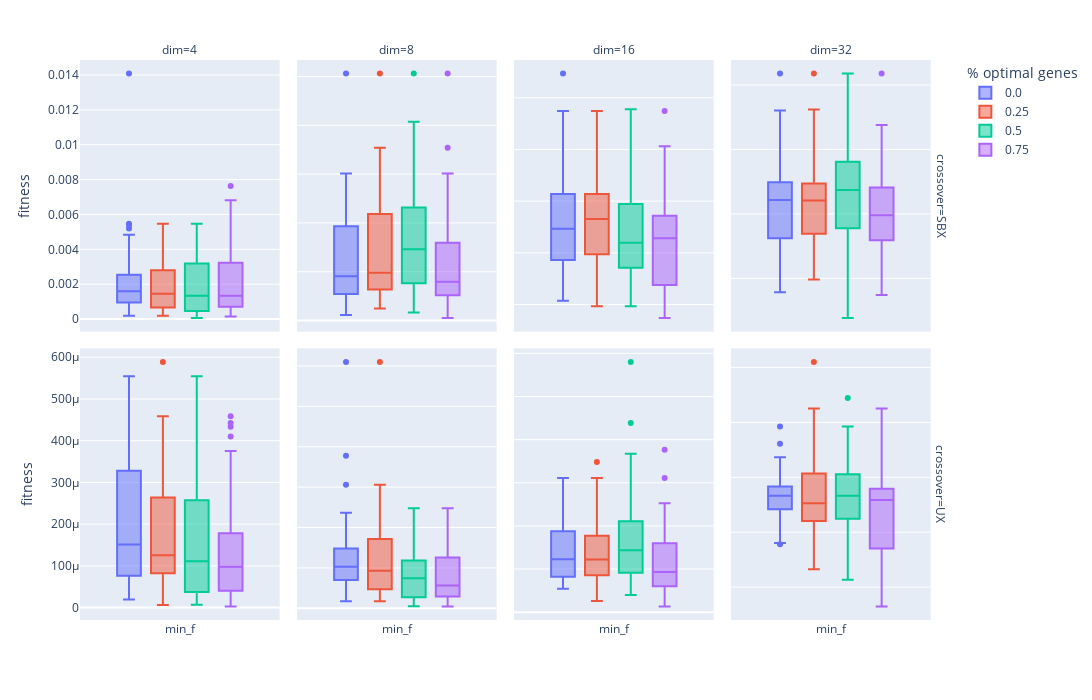

This figure's notebook cell:
### Code cell
#Performance values for the median seed fitness individuum only

import pandas as pd
import plotly.express as px

gen = 50

performance_df = pd.read_csv("../data/sphere_function_data_out/performance.csv")
only_last_gen_performance = performance_df[performance_df.generation == gen]

#filter runs with optimal and worst point:
#only_last_gen_performance = only_last_gen_performance[only_last_gen_performance.seed_quality != "udopia"]
#only_last_gen_performance = only_last_gen_performance[only_last_gen_performance.seed_quality != "dystopia"]
only_last_gen_performance = only_last_gen_performance[only_last_gen_performance.seed_quality == "median"]
only_last_gen_performance = only_last_gen_performance[['min_f', 'percentage_of_optimal_genes', 'dim', 'crossover']]


#CI of Fitness = 1
fig = px.box(
    only_last_gen_performance,
    color="percentage_of_optimal_genes",
    facet_col="dim",
    facet_row="crossover",
    labels={
            "value": "fitness",
            "variable": "",
            "percentage_of_optimal_genes": "% optimal genes",
            "traceID_1" : "seed ind"
        },
    height=700, width=1400)
fig.update_yaxes(matches=None)#don't share the y axis

fig.write_image("../figures/genome_quality_distribution_performance.pdf")
fig.show()

### Figure 1 — Plotly figure (JSON) as saved in the notebook; plotly's stock layout.template omitted (floating-point values rounded to 4 significant figures)
{"data": [{"alignmentgroup": "True", "hovertemplate": "% optimal genes=0.0<br>crossover=SBX<br>dim=4<br>=%{x}<br>fitness=%{y}<extra></extra>", "legendgroup": "0.0", "marker": {"color": "#636efa"}, "name": "0.0", "notched": false, "offsetgroup": "0.0", "orientation": "v", "showlegend": true, "type": "box", "x": ["min_f", "min_f", "min_f", "min_f", "min_f", "min_f", "min_f", "min_f", "min_f", "min_f", "min_f", "min_f", "min_f", "min_f", "min_f", "min_f", "min_f", "min_f", "min_f", "min_f", "min_f", "min_f", "min_f", "min_f", "min_f", "min_f", "min_f", "min_f", "min_f", "min_f", "min_f"], "x0": " ", "xaxis": "x5", "y": [0.001384, 0.0008812, 0.001665, 0.001334, 0.0004277, 0.001448, 0.002636, 0.003745, 0.0001965, 0.001445, 0.001689, 0.01408, 0.001603, 0.0002542, 0.00519, 0.001294, 0.0006855, 0.00182, 0.0002335, 0.002083, 0.004842, 0.0054, 0.001148, 0.005474, 0.004446, 0.001938, 0.00226, 0.002188, 0.00153, 0.0007743, 0.0004628], "y0": " ", "yaxis": "y5"}, {"alignmentgroup": "True", "hovertemplate": "% optimal genes=0.0<br>crossover=SBX<br>dim=8<br>=%{x}<br>fitness=%{y}<extra></extra>", "legendgroup": "0.0", "marker": {"color": "#636efa"}, "name": "0.0", "notched": false, "offsetgroup": "0.0", "orientation": "v", "showlegend": false, "type": "box", "x": ["min_f", "min_f", "min_f", "min_f", "min_f", "min_f", "min_f", "min_f", "min_f", "min_f", "min_f", "min_f", "min_f", "min_f", "min_f", "min_f", "min_f", "min_f", "min_f", "min_f", "min_f", "min_f", "min_f", "min_f", "min_f", "min_f", "min_f", "min_f", "min_f", "min_f", "min_f"], "x0": " ", "xaxis": "x6", "y": [0.02441, 0.09601, 0.2284, 0.08671, 0.1321, 0.2232, 0.01119, 0.181, 0.1757, 0.01639, 0.02473, 0.05292, 0.09356, 0.1634, 0.07387, 0.06255, 0.1379, 0.05855, 0.1975, 0.2499, 0.03592, 0.09075, 0.05096, 0.0808, 0.301, 0.223, 0.04818, 0.06005, 0.06804, 0.2703, 0.5061], "y0": " ", "yaxis": "y6"}, {"alignmentgroup": "True", "hovertemplate": "% optimal genes=0.0<br>crossover=SBX<br>dim=16<br>=%{x}<br>fitness=%{y}<extra></extra>", "legendgroup": "0.0", "marker": {"color": "#636efa"}, "name": "0.0", "notched": false, "offsetgroup": "0.0", "orientation": "v", "showlegend": false, "type": "box", "x": ["min_f", "min_f", "min_f", "min_f", "min_f", "min_f", "min_f", "min_f", "min_f", "min_f", "min_f", "min_f", "min_f", "min_f", "min_f", "min_f", "min_f", "min_f", "min_f", "min_f", "min_f", "min_f", "min_f", "min_f", "min_f", "min_f", "min_f", "min_f", "min_f", "min_f", "min_f"], "x0": " ", "xaxis": "x7", "y": [1.098, 1.179, 1.244, 1.343, 1.478, 0.7669, 0.9324, 0.8595, 1.232, 0.9317, 0.7973, 1.015, 0.6527, 2.734, 1.148, 1.384, 0.8606, 1.641, 1.614, 1.386, 1.048, 2.153, 0.8689, 2.03, 1.539, 1.535, 2.373, 1.775, 1.073, 0.5364, 1.581], "y0": " ", "yaxis": "y7"}, {"alignmentgroup": "True", "hovertemplate": "% optimal genes=0.0<br>crossover=SBX<br>dim=32<br>=%{x}<br>fitness=%{y}<extra></extra>", "legendgroup": "0.0", "marker": {"color": "#636efa"}, "name": "0.0", "notched": false, "offsetgroup": "0.0", "orientation": "v", "showlegend": false, "type": "box", "x": ["min_f", "min_f", "min_f", "min_f", "min_f", "min_f", "min_f", "min_f", "min_f", "min_f", "min_f", "min_f", "min_f", "min_f", "min_f", "min_f", "min_f", "min_f", "min_f", "min_f", "min_f", "min_f", "min_f", "min_f", "min_f", "min_f", "min_f", "min_f", "min_f", "min_f", "min_f"], "x0": " ", "xaxis": "x8", "y": [5.15, 6.432, 4.067, 10.35, 4.085, 7.843, 5.962, 6.71, 6.244, 7.825, 6.746, 6.03, 6.704, 9.205, 6.933, 6.996, 6.421, 6.419, 5.206, 6.047, 3.849, 8.417, 5.196, 5.371, 3.572, 6.502, 7.674, 9.03, 6.843, 5.0, 6.433], "y0": " ", "yaxis": "y8"}, {"alignmentgroup": "True", "hovertemplate": "% optimal genes=0.0<br>crossover=UX<br>dim=4<br>=%{x}<br>fitness=%{y}<extra></extra>", "legendgroup": "0.0", "marker": {"color": "#636efa"}, "name": "0.0", "notched": false, "offsetgroup": "0.0", "orientation": "v", "showlegend": false, "type": "box", "x": ["min_f", "min_f", "min_f", "min_f", "min_f", "min_f", "min_f", "min_f", "min_f", "min_f", "min_f", "min_f", "min_f", "min_f", "min_f", "min_f", "min_f", "min_f", "min_f", "min_f", "min_f", "min_f", "min_f", "min_f", "min_f", "min_f", "min_f", "min_f", "min_f", "min_f", "min_f"], "x0": " ", "xaxis": "x", "y": [1.945e-05, 3.874e-05, 0.0002865, 0.000342, 0.0001007, 7.485e-05, 0.0001513, 8.426e-05, 0.0001254, 0.000512, 3.956e-05, 0.0001827, 0.0005547, 0.0004584, 0.0001111, 0.0001612, 8.172e-05, 2.089e-05, 0.0001795, 0.0002611, 0.0001368, 0.0004949, 0.0003887, 0.0002416, 2.775e-05, 0.0004103, 8.099e-05, 0.0003514, 4.044e-05, 0.0002712, 5.92e-05], "y0": " ", "yaxis": "y"}, {"alignmentgroup": "True", "hovertemplate": "% optimal genes=0.0<br>crossover=UX<br>dim=8<br>=%{x}<br>fitness=%{y}<extra></extra>", "legendgroup": "0.0", "marker": {"color": "#636efa"}, "name": "0.0", "notched": false, "offsetgroup": "0.0", "orientation": "v", "showlegend": false, "type": "box", "x": ["min_f", "min_f", "min_f", "min_f", "min_f", "min_f", "min_f", "min_f", "min_f", "min_f", "min_f", "min_f", "min_f", "min_f", "min_f", "min_f", "min_f", "min_f", "min_f", "min_f", "min_f", "min_f", "min_f", "min_f", "min_f", "min_f", "min_f", "min_f", "min_f", "min_f", "min_f"], "x0": " ", "xaxis": "x2", "y": [0.00636, 0.00533, 0.004351, 0.007168, 0.002331, 0.00759, 0.003812, 0.01888, 0.003633, 0.003719, 0.03049, 0.01075, 0.004967, 0.004659, 0.006636, 0.007508, 0.00722, 0.01184, 0.002863, 0.00153, 0.01531, 0.004053, 0.005951, 0.001399, 0.003417, 0.0008724, 0.007459, 0.003451, 0.005141, 0.002516, 0.006592], "y0": " ", "yaxis": "y2"}, {"alignmentgroup": "True", "hovertemplate": "% optimal genes=0.0<br>crossover=UX<br>dim=16<br>=%{x}<br>fitness=%{y}<extra></extra>", "legendgroup": "0.0", "marker": {"color": "#636efa"}, "name": "0.0", "notched": false, "offsetgroup": "0.0", "orientation": "v", "showlegend": false, "type": "box", "x": ["min_f", "min_f", "min_f", "min_f", "min_f", "min_f", "min_f", "min_f", "min_f", "min_f", "min_f", "min_f", "min_f", "min_f", "min_f", "min_f", "min_f", "min_f", "min_f", "min_f", "min_f", "min_f", "min_f", "min_f", "min_f", "min_f", "min_f", "min_f", "min_f", "min_f", "min_f"], "x0": " ", "xaxis": "x3", "y": [0.3112, 0.1959, 0.1671, 0.07139, 0.19, 0.07932, 0.3017, 0.1066, 0.06344, 0.0541, 0.08248, 0.05499, 0.2114, 0.2537, 0.06363, 0.1319, 0.1791, 0.136, 0.2196, 0.107, 0.08189, 0.1225, 0.1569, 0.09436, 0.0846, 0.08736, 0.1355, 0.1197, 0.07461, 0.1797, 0.2999], "y0": " ", "yaxis": "y3"}, {"alignmentgroup": "True", "hovertemplate": "% optimal genes=0.0<br>crossover=UX<br>dim=32<br>=%{x}<br>fitness=%{y}<extra></extra>", "legendgroup": "0.0", "marker": {"color": "#636efa"}, "name": "0.0", "notched": false, "offsetgroup": "0.0", "orientation": "v", "showlegend": false, "type": "box", "x": ["min_f", "min_f", "min_f", "min_f", "min_f", "min_f", "min_f", "min_f", "min_f", "min_f", "min_f", "min_f", "min_f", "min_f", "min_f", "min_f", "min_f", "min_f", "min_f", "min_f", "min_f", "min_f", "min_f", "min_f", "min_f", "min_f", "min_f", "min_f", "min_f", "min_f", "min_f"], "x0": " ", "xaxis": "x4", "y": [2.59, 2.546, 2.811, 1.783, 2.788, 2.633, 2.46, 3.614, 3.367, 2.177, 3.109, 1.806, 2.704, 3.357, 2.303, 2.819, 2.841, 2.702, 3.317, 3.225, 2.548, 2.798, 1.966, 3.925, 2.403, 2.715, 2.663, 2.634, 1.871, 1.935, 2.536], "y0": " ", "yaxis": "y4"}, {"alignmentgroup": "True", "hovertemplate": "% optimal genes=0.25<br>crossover=SBX<br>dim=4<br>=%{x}<br>fitness=%{y}<extra></extra>", "legendgroup": "0.25", "marker": {"color": "#EF553B"}, "name": "0.25", "notched": false, "offsetgroup": "0.25", "orientation": "v", "showlegend": true, "type": "box", "x": ["min_f", "min_f", "min_f", "min_f", "min_f", "min_f", "min_f", "min_f", "min_f", "min_f", "min_f", "min_f", "min_f", "min_f", "min_f", "min_f", "min_f", "min_f", "min_f", "min_f", "min_f", "min_f", "min_f", "min_f", "min_f", "min_f", "min_f", "min_f", "min_f", "min_f", "min_f"], "x0": " ", "xaxis": "x5", "y": [0.0005866, 0.0007083, 0.001665, 0.001334, 0.0004277, 0.001448, 0.001928, 0.003745, 0.0001965, 0.00197, 0.0006539, 0.0009385, 0.0004267, 0.0002542, 0.00519, 0.001294, 0.0006855, 0.002534, 0.0002335, 0.002011, 0.004842, 0.0054, 0.002894, 0.005474, 0.004446, 0.001938, 0.0006183, 0.000752, 0.00153, 0.0007743, 0.003947], "y0": " ", "yaxis": "y5"}, {"alignmentgroup": "True", "hovertemplate": "% optimal genes=0.25<br>crossover=SBX<br>dim=8<br>=%{x}<br>fitness=%{y}<extra></extra>", "legendgroup": "0.25", "marker": {"color": "#EF553B"}, "name": "0.25", "notched": false, "offsetgroup": "0.25", "orientation": "v", "showlegend": false, "type": "box", "x": ["min_f", "min_f", "min_f", "min_f", "min_f", "min_f", "min_f", "min_f", "min_f", "min_f", "min_f", "min_f", "min_f", "min_f", "min_f", "min_f", "min_f", "min_f", "min_f", "min_f", "min_f", "min_f", "min_f", "min_f", "min_f", "min_f", "min_f", "min_f", "min_f", "min_f", "min_f"], "x0": " ", "xaxis": "x6", "y": [0.02441, 0.1299, 0.2284, 0.08671, 0.06911, 0.2232, 0.03881, 0.141, 0.1027, 0.09474, 0.2037, 0.05292, 0.06331, 0.1634, 0.09298, 0.06255, 0.1084, 0.05855, 0.1106, 0.2499, 0.354, 0.09075, 0.09759, 0.3062, 0.301, 0.223, 0.06323, 0.06005, 0.02546, 0.07066, 0.5061], "y0": " ", "yaxis": "y6"}, {"alignmentgroup": "True", "hovertemplate": "% optimal genes=0.25<br>crossover=SBX<br>dim=16<br>=%{x}<br>fitness=%{y}<extra></extra>", "legendgroup": "0.25", "marker": {"color": "#EF553B"}, "name": "0.25", "notched": false, "offsetgroup": "0.25", "orientation": "v", "showlegend": false, "type": "box", "x": ["min_f", "min_f", "min_f", "min_f", "min_f", "min_f", "min_f", "min_f", "min_f", "min_f", "min_f", "min_f", "min_f", "min_f", "min_f", "min_f", "min_f", "min_f", "min_f", "min_f", "min_f", "min_f", "min_f", "min_f", "min_f", "min_f", "min_f", "min_f", "min_f", "min_f", "min_f"], "x0": " ", "xaxis": "x7", "y": [1.098, 1.158, 1.244, 0.4837, 1.965, 0.7669, 1.472, 0.9507, 1.232, 1.13, 1.22, 1.38, 0.6527, 1.652, 1.715, 0.6141, 1.286, 1.614, 1.965, 1.532, 0.8664, 1.415, 0.5553, 2.03, 1.539, 1.535, 2.373, 1.507, 1.326, 0.943, 1.581], "y0": " ", "yaxis": "y7"}, {"alignmentgroup": "True", "hovertemplate": "% optimal genes=0.25<br>crossover=SBX<br>dim=32<br>=%{x}<br>fitness=%{y}<extra></extra>", "legendgroup": "0.25", "marker": {"color": "#EF553B"}, "name": "0.25", "notched": false, "offsetgroup": "0.25", "orientation": "v", "showlegend": false, "type": "box", "x": ["min_f", "min_f", "min_f", "min_f", "min_f", "min_f", "min_f", "min_f", "min_f", "min_f", "min_f", "min_f", "min_f", "min_f", "min_f", "min_f", "min_f", "min_f", "min_f", "min_f", "min_f", "min_f", "min_f", "min_f", "min_f", "min_f", "min_f", "min_f", "min_f", "min_f", "min_f"], "x0": " ", "xaxis": "x8", "y": [5.15, 4.33, 6.79, 10.35, 6.264, 5.6, 5.962, 4.922, 7.725, 5.311, 6.746, 7.144, 4.245, 7.457, 6.705, 5.743, 4.321, 6.419, 5.783, 6.047, 5.974, 8.417, 5.196, 6.575, 3.964, 6.596, 6.982, 9.03, 6.843, 6.717, 9.237], "y0": " ", "yaxis": "y8"}, {"alignmentgroup": "True", "hovertemplate": "% optimal genes=0.25<br>crossover=UX<br>dim=4<br>=%{x}<br>fitness=%{y}<extra></extra>", "legendgroup": "0.25", "marker": {"color": "#EF553B"}, "name": "0.25", "notched": false, "offsetgroup": "0.25", "orientation": "v", "showlegend": false, "type": "box", "x": ["min_f", "min_f", "min_f", "min_f", "min_f", "min_f", "min_f", "min_f", "min_f", "min_f", "min_f", "min_f", "min_f", "min_f", "min_f", "min_f", "min_f", "min_f", "min_f", "min_f", "min_f", "min_f", "min_f", "min_f", "min_f", "min_f", "min_f", "min_f", "min_f", "min_f", "min_f"], "x0": " ", "xaxis": "x", "y": [0.0003098, 9.197e-05, 0.0002865, 8.611e-05, 0.0001007, 7.485e-05, 0.000294, 8.426e-05, 0.0001254, 8.525e-05, 0.0003717, 0.0005887, 2.289e-05, 0.0004584, 0.0001111, 0.0001612, 8.172e-05, 6.384e-06, 0.0001795, 0.0002307, 0.0001368, 4.97e-05, 0.0002011, 6.778e-05, 2.775e-05, 0.0004103, 0.0002407, 8.003e-05, 0.0001084, 0.0002712, 0.0001446], "y0": " ", "yaxis": "y"}, {"alignmentgroup": "True", "hovertemplate": "% optimal genes=0.25<br>crossover=UX<br>dim=8<br>=%{x}<br>fitness=%{y}<extra></extra>", "legendgroup": "0.25", "marker": {"color": "#EF553B"}, "name": "0.25", "notched": false, "offsetgroup": "0.25", "orientation": "v", "showlegend": false, "type": "box", "x": ["min_f", "min_f", "min_f", "min_f", "min_f", "min_f", "min_f", "min_f", "min_f", "min_f", "min_f", "min_f", "min_f", "min_f", "min_f", "min_f", "min_f", "min_f", "min_f", "min_f", "min_f", "min_f", "min_f", "min_f", "min_f", "min_f", "min_f", "min_f", "min_f", "min_f", "min_f"], "x0": " ", "xaxis": "x2", "y": [0.007033, 0.003345, 0.004351, 0.007168, 0.00901, 0.002846, 0.00145, 0.008182, 0.001548, 0.009385, 0.03049, 0.01075, 0.004548, 0.004659, 0.01006, 0.007508, 0.00722, 0.01184, 0.006927, 0.008733, 0.01531, 0.001342, 0.0009495, 0.002301, 0.003417, 0.0008724, 0.0008844, 0.003451, 0.002582, 0.001455, 0.006592], "y0": " ", "yaxis": "y2"}, {"alignmentgroup": "True", "hovertemplate": "% optimal genes=0.25<br>crossover=UX<br>dim=16<br>=%{x}<br>fitness=%{y}<extra></extra>", "legendgroup": "0.25", "marker": {"color": "#EF553B"}, "name": "0.25", "notched": false, "offsetgroup": "0.25", "orientation": "v", "showlegend": false, "type": "box", "x": ["min_f", "min_f", "min_f", "min_f", "min_f", "min_f", "min_f", "min_f", "min_f", "min_f", "min_f", "min_f", "min_f", "min_f", "min_f", "min_f", "min_f", "min_f", "min_f", "min_f", "min_f", "min_f", "min_f", "min_f", "min_f", "min_f", "min_f", "min_f", "min_f", "min_f", "min_f"], "x0": " ", "xaxis": "x3", "y": [0.3112, 0.1218, 0.1671, 0.07657, 0.1374, 0.07932, 0.1126, 0.1699, 0.06344, 0.07307, 0.02563, 0.1127, 0.2114, 0.2537, 0.348, 0.06136, 0.123, 0.1534, 0.1293, 0.107, 0.1142, 0.06404, 0.09629, 0.09436, 0.0846, 0.08736, 0.1355, 0.2961, 0.2848, 0.1797, 0.2999], "y0": " ", "yaxis": "y3"}, {"alignmentgroup": "True", "hovertemplate": "% optimal genes=0.25<br>crossover=UX<br>dim=32<br>=%{x}<br>fitness=%{y}<extra></extra>", "legendgroup": "0.25", "marker": {"color": "#EF553B"}, "name": "0.25", "notched": false, "offsetgroup": "0.25", "orientation": "v", "showlegend": false, "type": "box", "x": ["min_f", "min_f", "min_f", "min_f", "min_f", "min_f", "min_f", "min_f", "min_f", "min_f", "min_f", "min_f", "min_f", "min_f", "min_f", "min_f", "min_f", "min_f", "min_f", "min_f", "min_f", "min_f", "min_f", "min_f", "min_f", "min_f", "min_f", "min_f", "min_f", "min_f", "min_f"], "x0": " ", "xaxis": "x4", "y": [2.59, 2.285, 2.195, 2.661, 2.191, 3.961, 2.46, 1.328, 2.96, 5.102, 3.109, 1.503, 2.529, 4.256, 2.231, 1.816, 1.49, 2.702, 3.317, 3.225, 2.548, 2.798, 1.966, 3.927, 2.342, 2.464, 2.44, 2.634, 1.871, 4.041, 2.417], "y0": " ", "yaxis": "y4"}, {"alignmentgroup": "True", "hovertemplate": "% optimal genes=0.5<br>crossover=SBX<br>dim=4<br>=%{x}<br>fitness=%{y}<extra></extra>", "legendgroup": "0.5", "marker": {"color": "#00cc96"}, "name": "0.5", "notched": false, "offsetgroup": "0.5", "orientation": "v", "showlegend": true, "type": "box", "x": ["min_f", "min_f", "min_f", "min_f", "min_f", "min_f", "min_f", "min_f", "min_f", "min_f", "min_f", "min_f", "min_f", "min_f", "min_f", "min_f", "min_f", "min_f", "min_f", "min_f", "min_f", "min_f", "min_f", "min_f", "min_f", "min_f", "min_f", "min_f", "min_f", "min_f", "min_f"], "x0": " ", "xaxis": "x5", "y": [6.073e-05, 0.0008812, 0.001665, 0.001334, 0.0004277, 0.001448, 0.0002033, 0.003745, 0.0001965, 0.001681, 0.001689, 0.0007862, 0.004039, 0.0002542, 0.00519, 0.001294, 0.0006855, 0.003294, 0.0002335, 0.0005743, 0.004842, 0.0054, 0.002894, 0.005474, 0.004446, 0.001938, 0.002461, 0.000752, 7.98e-05, 0.0007743, 0.0001353], "y0": " ", "yaxis": "y5"}, {"alignmentgroup": "True", "hovertemplate": "% optimal genes=0.5<br>crossover=SBX<br>dim=8<br>=%{x}<br>fitness=%{y}<extra></extra>", "legendgroup": "0.5", "marker": {"color": "#00cc96"}, "name": "0.5", "notched": false, "offsetgroup": "0.5", "orientation": "v", "showlegend": false, "type": "box", "x": ["min_f", "min_f", "min_f", "min_f", "min_f", "min_f", "min_f", "min_f", "min_f", "min_f", "min_f", "min_f", "min_f", "min_f", "min_f", "min_f", "min_f", "min_f", "min_f", "min_f", "min_f", "min_f", "min_f", "min_f", "min_f", "min_f", "min_f", "min_f", "min_f", "min_f", "min_f"], "x0": " ", "xaxis": "x6", "y": [0.02441, 0.09601, 0.2284, 0.08671, 0.1463, 0.247, 0.2322, 0.2832, 0.229, 0.01639, 0.2215, 0.05292, 0.1557, 0.1634, 0.4072, 0.1533, 0.1379, 0.05855, 0.1204, 0.2499, 0.2934, 0.1318, 0.07559, 0.02623, 0.301, 0.223, 0.03074, 0.06005, 0.07764, 0.08692, 0.5061], "y0": " ", "yaxis": "y6"}, {"alignmentgroup": "True", "hovertemplate": "% optimal genes=0.5<br>crossover=SBX<br>dim=16<br>=%{x}<br>fitness=%{y}<extra></extra>", "legendgroup": "0.5", "marker": {"color": "#00cc96"}, "name": "0.5", "notched": false, "offsetgroup": "0.5", "orientation": "v", "showlegend": false, "type": "box", "x": ["min_f", "min_f", "min_f", "min_f", "min_f", "min_f", "min_f", "min_f", "min_f", "min_f", "min_f", "min_f", "min_f", "min_f", "min_f", "min_f", "min_f", "min_f", "min_f", "min_f", "min_f", "min_f", "min_f", "min_f", "min_f", "min_f", "min_f", "min_f", "min_f", "min_f", "min_f"], "x0": " ", "xaxis": "x7", "y": [1.098, 1.211, 1.244, 1.102, 1.073, 0.7669, 0.8296, 1.214, 1.232, 0.9317, 1.12, 1.083, 0.6527, 1.518, 0.6864, 2.097, 1.339, 0.767, 1.066, 0.5052, 1.048, 0.7297, 0.9381, 2.03, 1.539, 1.535, 2.373, 2.39, 0.4825, 0.9429, 1.581], "y0": " ", "yaxis": "y7"}, {"alignmentgroup": "True", "hovertemplate": "% optimal genes=0.5<br>crossover=SBX<br>dim=32<br>=%{x}<br>fitness=%{y}<extra></extra>", "legendgroup": "0.5", "marker": {"color": "#00cc96"}, "name": "0.5", "notched": false, "offsetgroup": "0.5", "orientation": "v", "showlegend": false, "type": "box", "x": ["min_f", "min_f", "min_f", "min_f", "min_f", "min_f", "min_f", "min_f", "min_f", "min_f", "min_f", "min_f", "min_f", "min_f", "min_f", "min_f", "min_f", "min_f", "min_f", "min_f", "min_f", "min_f", "min_f", "min_f", "min_f", "min_f", "min_f", "min_f", "min_f", "min_f", "min_f"], "x0": " ", "xaxis": "x8", "y": [5.15, 3.702, 8.22, 10.35, 5.376, 6.76, 5.962, 6.0, 6.414, 7.825, 6.746, 6.038, 8.134, 7.462, 6.933, 6.996, 7.228, 6.419, 6.935, 6.047, 2.771, 8.417, 5.196, 5.371, 3.686, 5.423, 7.674, 6.024, 6.843, 7.958, 9.237], "y0": " ", "yaxis": "y8"}, {"alignmentgroup": "True", "hovertemplate": "% optimal genes=0.5<br>crossover=UX<br>dim=4<br>=%{x}<br>fitness=%{y}<extra></extra>", "legendgroup": "0.5", "marker": {"color": "#00cc96"}, "name": "0.5", "notched": false, "offsetgroup": "0.5", "orientation": "v", "showlegend": false, "type": "box", "x": ["min_f", "min_f", "min_f", "min_f", "min_f", "min_f", "min_f", "min_f", "min_f", "min_f", "min_f", "min_f", "min_f", "min_f", "min_f", "min_f", "min_f", "min_f", "min_f", "min_f", "min_f", "min_f", "min_f", "min_f", "min_f", "min_f", "min_f", "min_f", "min_f", "min_f", "min_f"], "x0": " ", "xaxis": "x", "y": [0.0001338, 1.74e-05, 0.0002865, 3.325e-05, 0.0001007, 7.485e-05, 3.319e-05, 8.426e-05, 0.0001254, 0.0002153, 0.0002962, 0.0001896, 0.0005547, 0.0004584, 0.0001111, 0.0001612, 8.172e-05, 0.0003828, 0.0001795, 0.0003492, 6.734e-06, 4.97e-05, 9.298e-06, 3.276e-05, 2.775e-05, 0.0004103, 0.0001069, 9.125e-05, 2.486e-05, 0.0002712, 0.0001446], "y0": " ", "yaxis": "y"}, {"alignmentgroup": "True", "hovertemplate": "% optimal genes=0.5<br>crossover=UX<br>dim=8<br>=%{x}<br>fitness=%{y}<extra></extra>", "legendgroup": "0.5", "marker": {"color": "#00cc96"}, "name": "0.5", "notched": false, "offsetgroup": "0.5", "orientation": "v", "showlegend": false, "type": "box", "x": ["min_f", "min_f", "min_f", "min_f", "min_f", "min_f", "min_f", "min_f", "min_f", "min_f", "min_f", "min_f", "min_f", "min_f", "min_f", "min_f", "min_f", "min_f", "min_f", "min_f", "min_f", "min_f", "min_f", "min_f", "min_f", "min_f", "min_f", "min_f", "min_f", "min_f", "min_f"], "x0": " ", "xaxis": "x2", "y": [0.005192, 0.003062, 0.004351, 0.007168, 0.0002709, 0.004717, 0.00145, 0.003312, 0.0004637, 0.003719, 0.006148, 0.01075, 0.004548, 0.004659, 0.002682, 0.002793, 0.0008346, 0.01184, 0.006927, 0.009372, 0.0005059, 0.001342, 0.01239, 0.004812, 0.003417, 0.0008724, 0.004985, 0.003451, 0.0002574, 0.000666, 0.006592], "y0": " ", "yaxis": "y2"}, {"alignmentgroup": "True", "hovertemplate": "% optimal genes=0.5<br>crossover=UX<br>dim=16<br>=%{x}<br>fitness=%{y}<extra></extra>", "legendgroup": "0.5", "marker": {"color": "#00cc96"}, "name": "0.5", "notched": false, "offsetgroup": "0.5", "orientation": "v", "showlegend": false, "type": "box", "x": ["min_f", "min_f", "min_f", "min_f", "min_f", "min_f", "min_f", "min_f", "min_f", "min_f", "min_f", "min_f", "min_f", "min_f", "min_f", "min_f", "min_f", "min_f", "min_f", "min_f", "min_f", "min_f", "min_f", "min_f", "min_f", "min_f", "min_f", "min_f", "min_f", "min_f", "min_f"], "x0": " ", "xaxis": "x3", "y": [0.3112, 0.1568, 0.1671, 0.1255, 0.1895, 0.07932, 0.07924, 0.58, 0.06344, 0.2301, 0.1584, 0.2088, 0.2114, 0.1436, 0.1598, 0.1319, 0.2328, 0.136, 0.4386, 0.07243, 0.03943, 0.09045, 0.09629, 0.09436, 0.0846, 0.08736, 0.1355, 0.1032, 0.1708, 0.3674, 0.2921], "y0": " ", "yaxis": "y3"}, {"alignmentgroup": "True", "hovertemplate": "% optimal genes=0.5<br>crossover=UX<br>dim=32<br>=%{x}<br>fitness=%{y}<extra></extra>", "legendgroup": "0.5", "marker": {"color": "#00cc96"}, "name": "0.5", "notched": false, "offsetgroup": "0.5", "orientation": "v", "showlegend": false, "type": "box", "x": ["min_f", "min_f", "min_f", "min_f", "min_f", "min_f", "min_f", "min_f", "min_f", "min_f", "min_f", "min_f", "min_f", "min_f", "min_f", "min_f", "min_f", "min_f", "min_f", "min_f", "min_f", "min_f", "min_f", "min_f", "min_f", "min_f", "min_f", "min_f", "min_f", "min_f", "min_f"], "x0": " ", "xaxis": "x4", "y": [2.59, 2.546, 2.216, 2.661, 2.722, 1.799, 2.338, 2.681, 3.883, 4.445, 3.109, 2.896, 2.871, 3.357, 2.538, 2.819, 1.935, 2.702, 3.317, 3.225, 2.548, 2.798, 1.966, 3.925, 1.136, 1.687, 2.663, 2.634, 1.871, 3.464, 1.627], "y0": " ", "yaxis": "y4"}, {"alignmentgroup": "True", "hovertemplate": "% optimal genes=0.75<br>crossover=SBX<br>dim=4<br>=%{x}<br>fitness=%{y}<extra></extra>", "legendgroup": "0.75", "marker": {"color": "#ab63fa"}, "name": "0.75", "notched": false, "offsetgroup": "0.75", "orientation": "v", "showlegend": true, "type": "box", "x": ["min_f", "min_f", "min_f", "min_f", "min_f", "min_f", "min_f", "min_f", "min_f", "min_f", "min_f", "min_f", "min_f", "min_f", "min_f", "min_f", "min_f", "min_f", "min_f", "min_f", "min_f", "min_f", "min_f", "min_f", "min_f", "min_f", "min_f", "min_f", "min_f", "min_f", "min_f"], "x0": " ", "xaxis": "x5", "y": [0.006817, 0.0008812, 0.001665, 0.001334, 0.0004277, 0.001448, 0.0001651, 0.003745, 0.0001965, 0.003014, 0.001689, 0.0007862, 0.001603, 0.0002542, 0.00519, 0.001294, 0.0006855, 0.003295, 0.0002335, 0.001954, 0.004842, 0.0005747, 0.0007759, 0.001172, 0.004446, 0.001938, 0.004232, 0.000752, 0.007628, 0.0007743, 0.0001447], "y0": " ", "yaxis": "y5"}, {"alignmentgroup": "True", "hovertemplate": "% optimal genes=0.75<br>crossover=SBX<br>dim=8<br>=%{x}<br>fitness=%{y}<extra></extra>", "legendgroup": "0.75", "marker": {"color": "#ab63fa"}, "name": "0.75", "notched": false, "offsetgroup": "0.75", "orientation": "v", "showlegend": false, "type": "box", "x": ["min_f", "min_f", "min_f", "min_f", "min_f", "min_f", "min_f", "min_f", "min_f", "min_f", "min_f", "min_f", "min_f", "min_f", "min_f", "min_f", "min_f", "min_f", "min_f", "min_f", "min_f", "min_f", "min_f", "min_f", "min_f", "min_f", "min_f", "min_f", "min_f", "min_f", "min_f"], "x0": " ", "xaxis": "x6", "y": [0.1465, 0.0698, 0.07656, 0.08671, 0.1057, 0.01721, 0.2036, 0.22, 0.2045, 0.01639, 0.1172, 0.05292, 0.05993, 0.1634, 0.03551, 0.07923, 0.1379, 0.0429, 0.08987, 0.005041, 0.354, 0.008994, 0.06843, 0.0512, 0.301, 0.223, 0.02805, 0.06005, 0.07764, 0.1182, 0.5061], "y0": " ", "yaxis": "y6"}, {"alignmentgroup": "True", "hovertemplate": "% optimal genes=0.75<br>crossover=SBX<br>dim=16<br>=%{x}<br>fitness=%{y}<extra></extra>", "legendgroup": "0.75", "marker": {"color": "#ab63fa"}, "name": "0.75", "notched": false, "offsetgroup": "0.75", "orientation": "v", "showlegend": false, "type": "box", "x": ["min_f", "min_f", "min_f", "min_f", "min_f", "min_f", "min_f", "min_f", "min_f", "min_f", "min_f", "min_f", "min_f", "min_f", "min_f", "min_f", "min_f", "min_f", "min_f", "min_f", "min_f", "min_f", "min_f", "min_f", "min_f", "min_f", "min_f", "min_f", "min_f", "min_f", "min_f"], "x0": " ", "xaxis": "x7", "y": [1.098, 1.154, 1.244, 1.247, 1.278, 0.7669, 0.3694, 1.522, 1.232, 1.071, 0.7486, 0.4147, 0.6527, 1.357, 0.7512, 0.6141, 0.7945, 1.14, 1.358, 1.233, 0.5524, 1.078, 0.6697, 2.03, 1.539, 1.535, 2.373, 1.705, 0.6596, 0.6516, 1.581], "y0": " ", "yaxis": "y7"}, {"alignmentgroup": "True", "hovertemplate": "% optimal genes=0.75<br>crossover=SBX<br>dim=32<br>=%{x}<br>fitness=%{y}<extra></extra>", "legendgroup": "0.75", "marker": {"color": "#ab63fa"}, "name": "0.75", "notched": false, "offsetgroup": "0.75", "orientation": "v", "showlegend": false, "type": "box", "x": ["min_f", "min_f", "min_f", "min_f", "min_f", "min_f", "min_f", "min_f", "min_f", "min_f", "min_f", "min_f", "min_f", "min_f", "min_f", "min_f", "min_f", "min_f", "min_f", "min_f", "min_f", "min_f", "min_f", "min_f", "min_f", "min_f", "min_f", "min_f", "min_f", "min_f", "min_f"], "x0": " ", "xaxis": "x8", "y": [4.797, 3.485, 5.373, 10.35, 8.758, 8.274, 5.962, 5.999, 6.414, 6.284, 6.746, 3.86, 5.109, 5.477, 6.933, 6.996, 5.706, 6.419, 5.141, 6.047, 5.317, 8.417, 4.869, 5.371, 5.031, 5.935, 7.674, 3.939, 6.843, 6.068, 5.666], "y0": " ", "yaxis": "y8"}, {"alignmentgroup": "True", "hovertemplate": "% optimal genes=0.75<br>crossover=UX<br>dim=4<br>=%{x}<br>fitness=%{y}<extra></extra>", "legendgroup": "0.75", "marker": {"color": "#ab63fa"}, "name": "0.75", "notched": false, "offsetgroup": "0.75", "orientation": "v", "showlegend": false, "type": "box", "x": ["min_f", "min_f", "min_f", "min_f", "min_f", "min_f", "min_f", "min_f", "min_f", "min_f", "min_f", "min_f", "min_f", "min_f", "min_f", "min_f", "min_f", "min_f", "min_f", "min_f", "min_f", "min_f", "min_f", "min_f", "min_f", "min_f", "min_f", "min_f", "min_f", "min_f", "min_f"], "x0": " ", "xaxis": "x", "y": [0.0001338, 3.874e-05, 7.825e-06, 3.325e-05, 0.0001007, 7.485e-05, 9.781e-05, 8.426e-05, 0.0001254, 0.0001731, 0.0004332, 4.009e-05, 0.0003752, 0.0004584, 0.0001111, 0.0001612, 8.172e-05, 0.0001384, 0.0001795, 8.597e-05, 0.0004424, 4.97e-05, 9.298e-06, 7.934e-06, 2.775e-05, 0.0004103, 4.574e-05, 4.209e-05, 0.0002546, 0.0002712, 2.765e-06], "y0": " ", "yaxis": "y"}, {"alignmentgroup": "True", "hovertemplate": "% optimal genes=0.75<br>crossover=UX<br>dim=8<br>=%{x}<br>fitness=%{y}<extra></extra>", "legendgroup": "0.75", "marker": {"color": "#ab63fa"}, "name": "0.75", "notched": false, "offsetgroup": "0.75", "orientation": "v", "showlegend": false, "type": "box", "x": ["min_f", "min_f", "min_f", "min_f", "min_f", "min_f", "min_f", "min_f", "min_f", "min_f", "min_f", "min_f", "min_f", "min_f", "min_f", "min_f", "min_f", "min_f", "min_f", "min_f", "min_f", "min_f", "min_f", "min_f", "min_f", "min_f", "min_f", "min_f", "min_f", "min_f", "min_f"], "x0": " ", "xaxis": "x2", "y": [0.002203, 0.00533, 0.002575, 0.007168, 0.001221, 0.0002357, 0.002249, 0.001793, 0.0002874, 0.003719, 0.006148, 0.01075, 0.006354, 0.004659, 0.002329, 0.002571, 0.002814, 0.01184, 0.006927, 0.002452, 0.0003237, 0.001342, 0.01239, 0.0008814, 0.003417, 0.0008724, 0.007734, 0.003451, 0.003846, 0.000666, 0.006592], "y0": " ", "yaxis": "y2"}, {"alignmentgroup": "True", "hovertemplate": "% optimal genes=0.75<br>crossover=UX<br>dim=16<br>=%{x}<br>fitness=%{y}<extra></extra>", "legendgroup": "0.75", "marker": {"color": "#ab63fa"}, "name": "0.75", "notched": false, "offsetgroup": "0.75", "orientation": "v", "showlegend": false, "type": "box", "x": ["min_f", "min_f", "min_f", "min_f", "min_f", "min_f", "min_f", "min_f", "min_f", "min_f", "min_f", "min_f", "min_f", "min_f", "min_f", "min_f", "min_f", "min_f", "min_f", "min_f", "min_f", "min_f", "min_f", "min_f", "min_f", "min_f", "min_f", "min_f", "min_f", "min_f", "min_f"], "x0": " ", "xaxis": "x3", "y": [0.3112, 0.05454, 0.08515, 0.1938, 0.01323, 0.07932, 0.09877, 0.07753, 0.05185, 0.2301, 0.05213, 0.03783, 0.2114, 0.09309, 0.08727, 0.05295, 0.1227, 0.2524, 0.1276, 0.107, 0.03879, 0.1674, 0.0432, 0.09436, 0.0846, 0.08736, 0.1355, 0.1032, 0.3767, 0.07764, 0.1956], "y0": " ", "yaxis": "y3"}, {"alignmentgroup": "True", "hovertemplate": "% optimal genes=0.75<br>crossover=UX<br>dim=32<br>=%{x}<br>fitness=%{y}<extra></extra>", "legendgroup": "0.75", "marker": {"color": "#ab63fa"}, "name": "0.75", "notched": false, "offsetgroup": "0.75", "orientation": "v", "showlegend": false, "type": "box", "x": ["min_f", "min_f", "min_f", "min_f", "min_f", "min_f", "min_f", "min_f", "min_f", "min_f", "min_f", "min_f", "min_f", "min_f", "min_f", "min_f", "min_f", "min_f", "min_f", "min_f", "min_f", "min_f", "min_f", "min_f", "min_f", "min_f", "min_f", "min_f", "min_f", "min_f", "min_f"], "x0": " ", "xaxis": "x4", "y": [2.59, 1.126, 1.729, 2.661, 3.466, 0.6492, 1.145, 2.089, 1.699, 2.769, 3.109, 1.202, 2.769, 4.256, 3.712, 1.764, 2.444, 2.702, 1.316, 3.225, 2.548, 2.798, 1.74, 3.925, 1.001, 2.715, 2.663, 2.838, 1.815, 1.527, 2.589], "y0": " ", "yaxis": "y4"}], "layout": {"annotations": [{"font": {}, "showarrow": false, "text": "dim=4", "x": 0.115, "xanchor": "center", "xref": "paper", "y": 1, "yanchor": "bottom", "yref": "paper"}, {"font": {}, "showarrow": false, "text": "dim=8", "x": 0.365, "xanchor": "center", "xref": "paper", "y": 1, "yanchor": "bottom", "yref": "paper"}, {"font": {}, "showarrow": false, "text": "dim=16", "x": 0.615, "xanchor": "center", "xref": "paper", "y": 1, "yanchor": "bottom", "yref": "paper"}, {"font": {}, "showarrow": false, "text": "dim=32", "x": 0.865, "xanchor": "center", "xref": "paper", "y": 1, "yanchor": "bottom", "yref": "paper"}, {"font": {}, "showarrow": false, "text": "crossover=UX", "textangle": 90, "x": 0.98, "xanchor": "left", "xref": "paper", "y": 0.2425, "yanchor": "middle", "yref": "paper"}, {"font": {}, "showarrow": false, "text": "crossover=SBX", "textangle": 90, "x": 0.98, "xanchor": "left", "xref": "paper", "y": 0.7575, "yanchor": "middle", "yref": "paper"}], "boxmode": "group", "height": 700, "legend": {"title": {"text": "% optimal genes"}, "tracegroupgap": 0}, "margin": {"t": 60}, "width": 1400, "xaxis": {"anchor": "y", "domain": [0, 0.23], "title": {"text": ""}}, "xaxis2": {"anchor": "y2", "domain": [0.25, 0.48], "matches": "x", "title": {"text": ""}}, "xaxis3": {"anchor": "y3", "domain": [0.5, 0.73], "matches": "x", "title": {"text": ""}}, "xaxis4": {"anchor": "y4", "domain": [0.75, 0.98], "matches": "x", "title": {"text": ""}}, "xaxis5": {"anchor": "y5", "domain": [0, 0.23], "matches": "x", "showticklabels": false}, "xaxis6": {"anchor": "y6", "domain": [0.25, 0.48], "matches": "x", "showticklabels": false}, "xaxis7": {"anchor": "y7", "domain": [0.5, 0.73], "matches": "x", "showticklabels": false}, "xaxis8": {"anchor": "y8", "domain": [0.75, 0.98], "matches": "x", "showticklabels": false}, "yaxis": {"anchor": "x", "domain": [0, 0.485], "title": {"text": "fitness"}}, "yaxis2": {"anchor": "x2", "domain": [0, 0.485], "showticklabels": false}, "yaxis3": {"anchor": "x3", "domain": [0, 0.485], "showticklabels": false}, "yaxis4": {"anchor": "x4", "domain": [0, 0.485], "showticklabels": false}, "yaxis5": {"anchor": "x5", "domain": [0.515, 1], "title": {"text": "fitness"}}, "yaxis6": {"anchor": "x6", "domain": [0.515, 1], "showticklabels": false}, "yaxis7": {"anchor": "x7", "domain": [0.515, 1], "showticklabels": false}, "yaxis8": {"anchor": "x8", "domain": [0.515, 1], "showticklabels": false}}}
